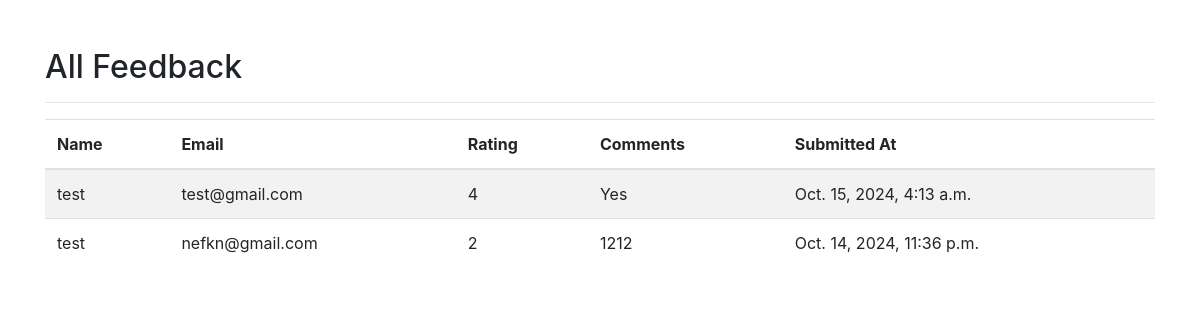
/feedback/view/ (signed in), run on the app's committed database.
### feedback/models.py (models this page shows, shortened)
class Feedback(models.Model):
    user = models.ForeignKey(User, on_delete=models.CASCADE, null=True)
    name = models.CharField(max_length=100)
    email = models.EmailField()
    rating = models.IntegerField(choices=[(i, i) for i in range(1, 6)])
    comments = models.TextField()
    submitted_at = models.DateTimeField(auto_now_add=True)

### feedback/views.py (the view)
# urls.py: path('view/', view_feedback, name='view_feedback'),
def view_feedback(request):
    if request.user.is_superuser:
        feedback_list = Feedback.objects.all().order_by('-submitted_at')
    else:
        feedback_list = Feedback.objects.filter(user=request.user).order_by('-submitted_at')
    return render(request, 'feedback/view_feedback.html', {'feedback_list': feedback_list})

### templates/feedback/view_feedback.html (shortened to what this page needs)
<!DOCTYPE html>
<html>
<head>
    <link rel="stylesheet" href="https://stackpath.bootstrapcdn.com/bootstrap/4.5.2/css/bootstrap.min.css">
</head>
<body>
    <div class="container mt-5">
        <h2>All Feedback</h2>
        <hr>
        <table class="table table-striped">
            <thead>
                <tr>
                    <th>Name</th>
                    <th>Email</th>
                    <th>Rating</th>
                    <th>Comments</th>
                    <th>Submitted At</th>
                </tr>
            </thead>
            <tbody>
                {% for feedback in feedback_list %}
                    <tr>
                        <td>{{ feedback.name }}</td>
                        <td>{{ feedback.email }}</td>
                        <td>{{ feedback.rating }}</td>
                        <td>{{ feedback.comments }}</td>
                        <td>{{ feedback.submitted_at }}</td>
                    </tr>
                {% empty %}
                    <tr>
                        <td colspan="5">No feedback submitted yet.</td>
                    </tr>
                {% endfor %}
            </tbody>
        </table>
    </div>
</body>
</html>

### data on the page
Feedback: name "test", email "test@gmail.com", rating "4", comments "Yes", submitted_at "Oct. 15, 2024, 4:13 a.m."
Feedback: name "test", email "nefkn@gmail.com", rating "2", comments "1212", submitted_at "Oct. 14, 2024, 11:36 p.m."
